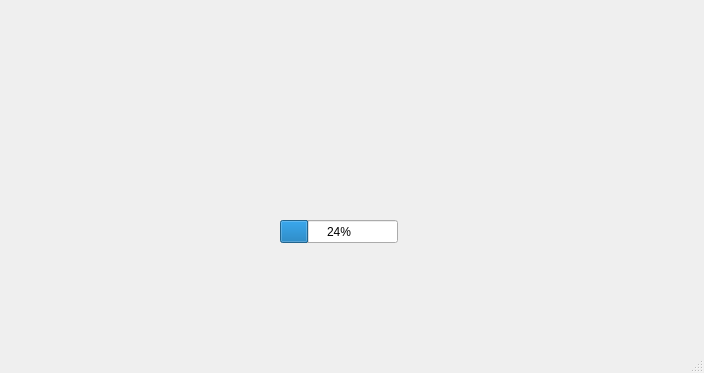
<?xml version="1.0" encoding="UTF-8"?>
<ui version="4.0">
 <class>MainWindow</class>
 <widget class="QMainWindow" name="MainWindow">
  <property name="geometry">
   <rect>
    <x>0</x>
    <y>0</y>
    <width>704</width>
    <height>373</height>
   </rect>
  </property>
  <property name="windowTitle">
   <string>MainWindow</string>
  </property>
  <widget class="QWidget" name="centralwidget">
   <widget class="QProgressBar" name="loading">
    <property name="geometry">
     <rect>
      <x>280</x>
      <y>220</y>
      <width>118</width>
      <height>23</height>
     </rect>
    </property>
    <property name="value">
     <number>24</number>
    </property>
    <property name="textVisible">
     <bool>true</bool>
    </property>
    <property name="invertedAppearance">
     <bool>false</bool>
    </property>
    <property name="format">
     <string>%p%</string>
    </property>
   </widget>
  </widget>
  <widget class="QStatusBar" name="statusbar"/>
 </widget>
 <resources/>
 <connections/>
</ui>
